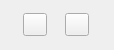
<?xml version="1.0" encoding="UTF-8"?>
<ui version="4.0">
 <class>InfoArea</class>
 <widget class="QWidget" name="InfoArea">
  <property name="geometry">
   <rect>
    <x>0</x>
    <y>0</y>
    <width>114</width>
    <height>50</height>
   </rect>
  </property>
  <layout class="QHBoxLayout">
   <item>
    <widget class="QToolButton" name="Calculate">
     <property name="toolTip">
      <string>Calculate length and close tool.</string>
     </property>
     <property name="text">
      <string notr="true"/>
     </property>
     <property name="icon">
      <iconset>
       <normaloff>Calculate.svg</normaloff>Calculate.svg</iconset>
     </property>
    </widget>
   </item>
   <item>
    <widget class="QToolButton" name="Close">
     <property name="toolTip">
      <string>Close Tool.</string>
     </property>
     <property name="text">
      <string notr="true"/>
     </property>
     <property name="icon">
      <iconset>
       <normaloff>Close.svg</normaloff>Close.svg</iconset>
     </property>
    </widget>
   </item>
  </layout>
 </widget>
 <resources/>
 <connections/>
</ui>
